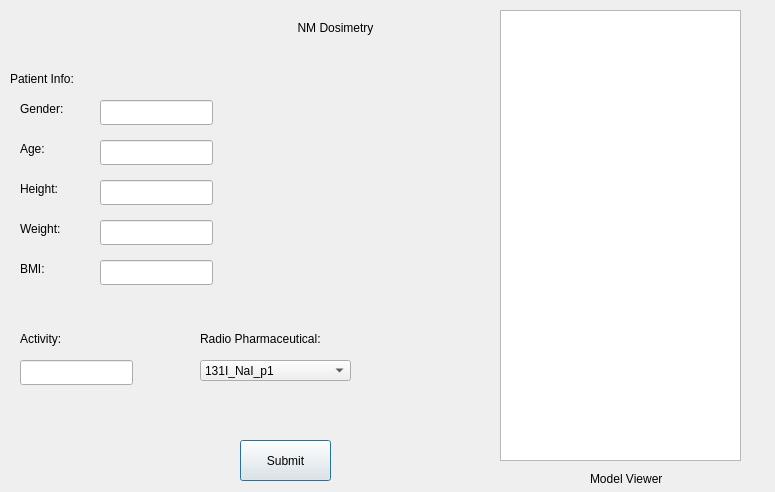
<?xml version="1.0" encoding="UTF-8"?>
<ui version="4.0">
 <class>NMDosimetry</class>
 <widget class="QDialog" name="NMDosimetry">
  <property name="geometry">
   <rect>
    <x>0</x>
    <y>0</y>
    <width>775</width>
    <height>492</height>
   </rect>
  </property>
  <property name="sizePolicy">
   <sizepolicy hsizetype="Fixed" vsizetype="Fixed">
    <horstretch>0</horstretch>
    <verstretch>0</verstretch>
   </sizepolicy>
  </property>
  <property name="windowTitle">
   <string>Dialog</string>
  </property>
  <widget class="QLineEdit" name="LE_activity">
   <property name="geometry">
    <rect>
     <x>20</x>
     <y>360</y>
     <width>113</width>
     <height>25</height>
    </rect>
   </property>
  </widget>
  <widget class="QLabel" name="label_5">
   <property name="geometry">
    <rect>
     <x>200</x>
     <y>330</y>
     <width>171</width>
     <height>17</height>
    </rect>
   </property>
   <property name="text">
    <string>Radio Pharmaceutical:</string>
   </property>
  </widget>
  <widget class="QLabel" name="label_4">
   <property name="geometry">
    <rect>
     <x>20</x>
     <y>330</y>
     <width>67</width>
     <height>17</height>
    </rect>
   </property>
   <property name="text">
    <string>Activity:</string>
   </property>
  </widget>
  <widget class="QLabel" name="label">
   <property name="geometry">
    <rect>
     <x>230</x>
     <y>20</y>
     <width>211</width>
     <height>17</height>
    </rect>
   </property>
   <property name="text">
    <string>&lt;html&gt;&lt;head/&gt;&lt;body&gt;&lt;p align=&quot;center&quot;&gt;NM Dosimetry&lt;/p&gt;&lt;/body&gt;&lt;/html&gt;</string>
   </property>
  </widget>
  <widget class="QLabel" name="label_2">
   <property name="geometry">
    <rect>
     <x>590</x>
     <y>470</y>
     <width>111</width>
     <height>17</height>
    </rect>
   </property>
   <property name="text">
    <string>Model Viewer</string>
   </property>
  </widget>
  <widget class="QPushButton" name="pushButton">
   <property name="geometry">
    <rect>
     <x>240</x>
     <y>440</y>
     <width>91</width>
     <height>41</height>
    </rect>
   </property>
   <property name="text">
    <string>Submit</string>
   </property>
  </widget>
  <widget class="QComboBox" name="cB_radiopharma">
   <property name="geometry">
    <rect>
     <x>200</x>
     <y>360</y>
     <width>151</width>
     <height>21</height>
    </rect>
   </property>
   <item>
    <property name="text">
     <string>131I_NaI_p1</string>
    </property>
   </item>
   <item>
    <property name="text">
     <string>131I_NaI_p2</string>
    </property>
   </item>
   <item>
    <property name="text">
     <string>153Sm_EDTMP</string>
    </property>
   </item>
   <item>
    <property name="text">
     <string>131I_mIBG</string>
    </property>
   </item>
   <item>
    <property name="text">
     <string>I123_mIBG</string>
    </property>
   </item>
   <item>
    <property name="text">
     <string>Tc99m_MDP</string>
    </property>
   </item>
  </widget>
  <widget class="QGraphicsView" name="graphicsView">
   <property name="geometry">
    <rect>
     <x>500</x>
     <y>10</y>
     <width>241</width>
     <height>451</height>
    </rect>
   </property>
  </widget>
  <widget class="QLineEdit" name="LE_height">
   <property name="geometry">
    <rect>
     <x>100</x>
     <y>180</y>
     <width>113</width>
     <height>25</height>
    </rect>
   </property>
  </widget>
  <widget class="QLineEdit" name="LE_weight">
   <property name="geometry">
    <rect>
     <x>100</x>
     <y>220</y>
     <width>113</width>
     <height>25</height>
    </rect>
   </property>
  </widget>
  <widget class="QLabel" name="label_9">
   <property name="geometry">
    <rect>
     <x>20</x>
     <y>100</y>
     <width>67</width>
     <height>17</height>
    </rect>
   </property>
   <property name="text">
    <string>Gender:</string>
   </property>
  </widget>
  <widget class="QLabel" name="label_11">
   <property name="geometry">
    <rect>
     <x>20</x>
     <y>180</y>
     <width>67</width>
     <height>17</height>
    </rect>
   </property>
   <property name="text">
    <string>Height:</string>
   </property>
  </widget>
  <widget class="QLabel" name="label_13">
   <property name="geometry">
    <rect>
     <x>20</x>
     <y>260</y>
     <width>67</width>
     <height>17</height>
    </rect>
   </property>
   <property name="text">
    <string>BMI:</string>
   </property>
  </widget>
  <widget class="QLineEdit" name="LE_age">
   <property name="geometry">
    <rect>
     <x>100</x>
     <y>140</y>
     <width>113</width>
     <height>25</height>
    </rect>
   </property>
  </widget>
  <widget class="QLabel" name="label_10">
   <property name="geometry">
    <rect>
     <x>20</x>
     <y>140</y>
     <width>67</width>
     <height>17</height>
    </rect>
   </property>
   <property name="text">
    <string>Age:</string>
   </property>
  </widget>
  <widget class="QLabel" name="label_12">
   <property name="geometry">
    <rect>
     <x>20</x>
     <y>220</y>
     <width>67</width>
     <height>17</height>
    </rect>
   </property>
   <property name="text">
    <string>Weight:</string>
   </property>
  </widget>
  <widget class="QLabel" name="label_8">
   <property name="geometry">
    <rect>
     <x>10</x>
     <y>70</y>
     <width>121</width>
     <height>17</height>
    </rect>
   </property>
   <property name="text">
    <string>Patient Info:</string>
   </property>
  </widget>
  <widget class="QLineEdit" name="LE_gender">
   <property name="geometry">
    <rect>
     <x>100</x>
     <y>100</y>
     <width>113</width>
     <height>25</height>
    </rect>
   </property>
  </widget>
  <widget class="QLineEdit" name="LE_BMI">
   <property name="geometry">
    <rect>
     <x>100</x>
     <y>260</y>
     <width>113</width>
     <height>25</height>
    </rect>
   </property>
  </widget>
 </widget>
 <resources/>
 <connections/>
</ui>
